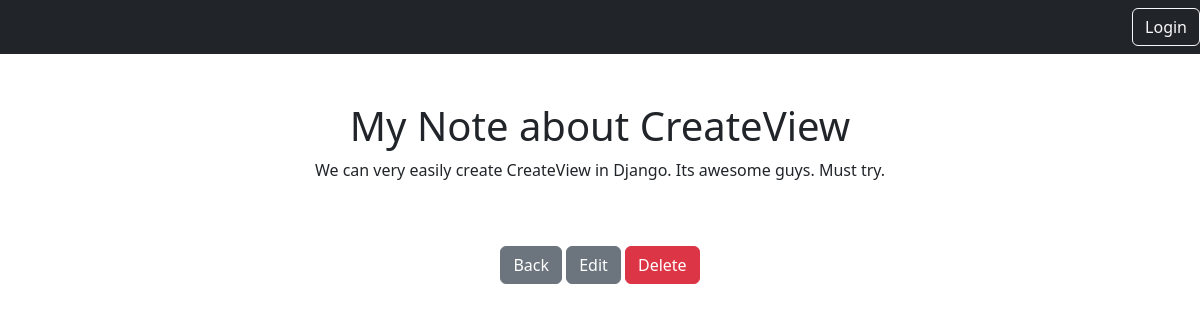
/notes/3/, run on the app's committed database.
### notes/models.py (models this page shows)
class Notes(models.Model):
    title = models.CharField(max_length=200)
    content = models.TextField()
    created_at = models.DateTimeField(auto_now_add=True)
    user = models.ForeignKey(User, on_delete=models.CASCADE, related_name='notes')

### notes/views.py (the view)
# urls.py: path('<int:pk>/', views.NotesDetailView.as_view(), name="notes.detail"),
class NotesDetailView(DetailView):
    model = Notes
    context_object_name = 'note'

### notes/templates/notes/notes_detail.html
{% extends 'base.html' %}
{% block content %}
<h1>{{ note.title }}</h1>
<p>{{ note.content }}</p>
<a href="{% url 'notes.list' %}" class="btn btn-secondary my-5">Back</a>
<a href="{% url 'notes.edit' note.id %}" class="btn btn-secondary">Edit</a>
<a href="{% url 'notes.delete' note.id %}" class="btn btn-danger">Delete</a>
{% endblock %}

### data on the page
Notes: title "My Note about CreateView", content "We can very easily create CreateView in Django. Its awesome guys. Must try."
